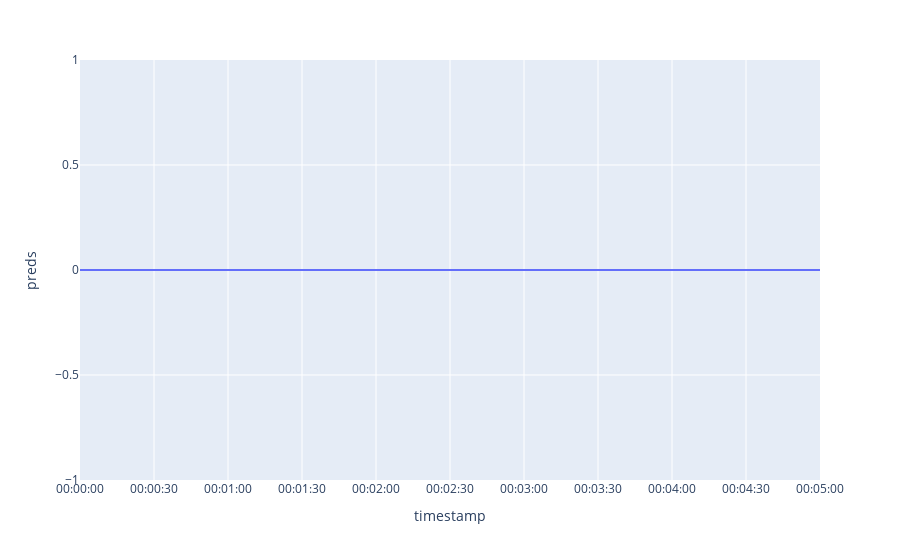

Write notebook code for a chart like this one.
### Code cell
import plotly.express as px

px.line(df, x="timestamp", y="preds", line_shape="hv")

### Figure 1 — Plotly figure (JSON) as saved in the notebook; plotly's stock layout.template omitted (floating-point values rounded to 4 significant figures)
{"data": [{"hovertemplate": "timestamp=%{x}<br>preds=%{y}<extra></extra>", "legendgroup": "", "line": {"color": "#636efa", "dash": "solid", "shape": "hv"}, "marker": {"symbol": "circle"}, "mode": "lines", "name": "", "orientation": "v", "showlegend": false, "type": "scatter", "x": ["00:00:00", "00:00:30", "00:01:00", "00:01:30", "00:02:00", "00:02:30", "00:03:00", "00:03:30", "00:04:00", "00:04:30", "00:05:00"], "xaxis": "x", "y": [0, 0, 0, 0, 0, 0, 0, 0, 0, 0, 0], "yaxis": "y"}], "layout": {"legend": {"tracegroupgap": 0}, "margin": {"t": 60}, "xaxis": {"anchor": "y", "domain": [0, 1], "title": {"text": "timestamp"}}, "yaxis": {"anchor": "x", "domain": [0, 1], "title": {"text": "preds"}}}}
